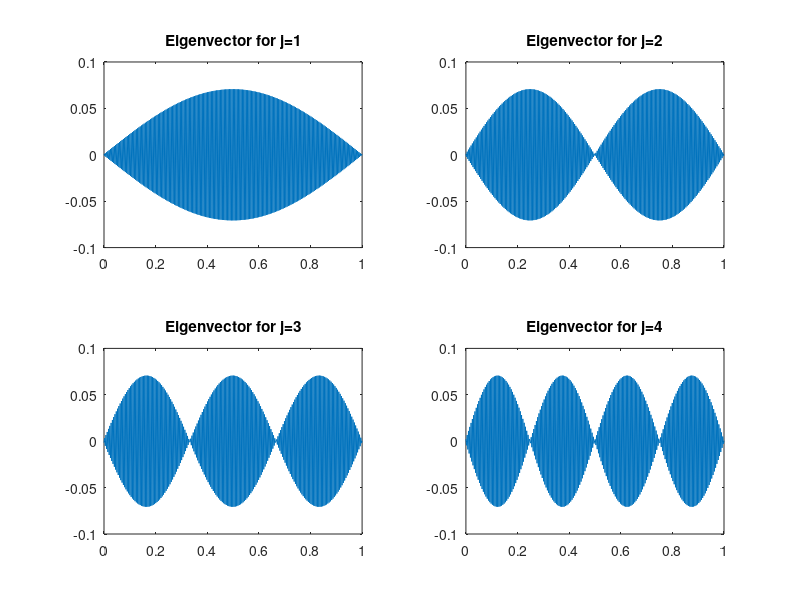

This chart was generated by the following MATLAB code:
clc
clf

steps = [5, 50, 100, 200, 300, 400];

x0 = 0;
x1 = 1;

n_lambdas = 4;
lambdas = zeros(length(steps), n_lambdas);

for i=1:length(steps)
    m = steps(i);
    fprintf('Calculating eigenvalues for %d points...\n', m)
    
    h = (x1 - x0) / (m+1);

    % Create internal matrix A 
    %
    e = ones(m, 1);
    A = 1/h^2*spdiags([e -2*e e], -1:1, m, m);

    % Set boundary conditions
    %
    alpha = 0;
    
    % Left Dirichlet condition
    %
    A(1, 1) = A(1, 1) + h^2*alpha;
    
    % Right Robin condition (second-order approx)
    %
    A(m, m) = (1/h^2) * (-2 + 4/(3 + 2*h));
    A(m, m-1) = (1/h^2) * (1 - 1/(3 + 2*h));

    [unsorted_eigvec, unsorted_eigval] = eig(full(A));
    [d,ind] = sort(diag(unsorted_eigval));
    eigval = unsorted_eigval(ind,ind);
    eigvec = unsorted_eigvec(:,ind);

    lambda = flip(diag(eigval));
    lambdas(i, :) = lambda(1:n_lambdas);

    if i == length(steps)
        figure(1);
        title('Eigenvectors');

        for j = 1:n_lambdas
            subplot(2, 2, j);
            plot(linspace(0, 1, length(eigvec(:, j))), eigvec(:, j));
            title(sprintf('Eigenvector for j=%d', j));
        end
    end
end



disp(' ')
disp('       n       lambda_1  lambda_2   lambda_3  lambda_4')
disp([steps' lambdas])

input('Press [Enter] to continue...');